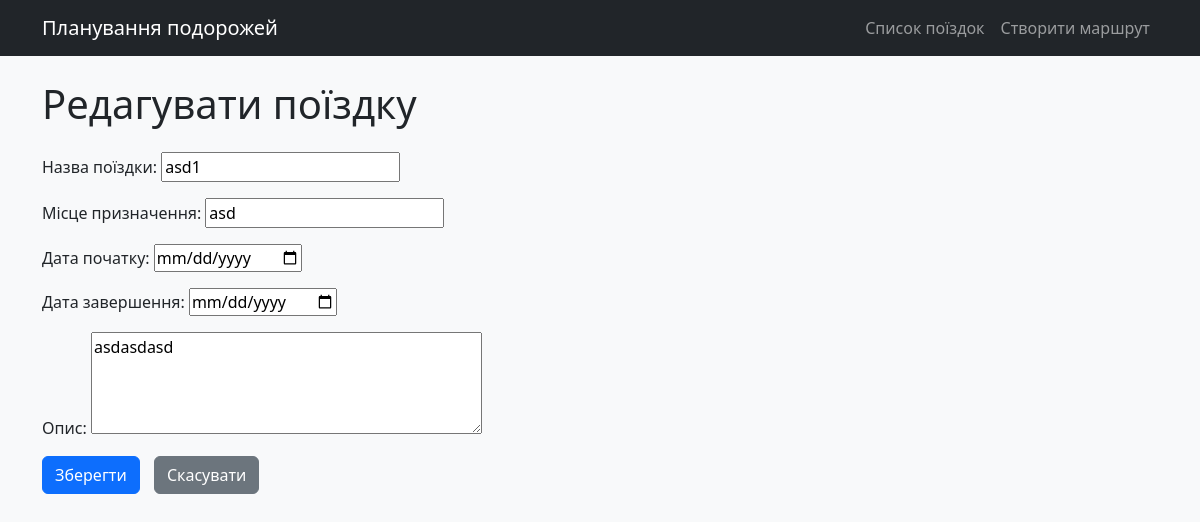
Page /edit/1/ on the committed database.
### trips/models.py (models this page shows, shortened)
class Trip(models.Model):
    title = models.CharField(max_length=100, verbose_name="Назва поїздки")
    destination = models.CharField(max_length=100, verbose_name="Місце призначення")
    start_date = models.DateField(verbose_name="Дата початку")
    end_date = models.DateField(verbose_name="Дата завершення")
    description = models.TextField(blank=True, verbose_name="Опис")
    created_at = models.DateTimeField(auto_now_add=True, verbose_name="Дата створення")
    class Meta:
        verbose_name = "Поїздка"
        verbose_name_plural = "Поїздки"

### trips/views.py (the view)
# urls.py: path('edit/<int:trip_id>/', views.edit_trip, name='edit_trip'),
def edit_trip(request, trip_id):
    trip = get_object_or_404(Trip, id=trip_id)
    if request.method == 'POST':
        form = TripForm(request.POST, instance=trip)
        if form.is_valid():
            form.save()
            messages.success(request, 'Поїздку успішно відредаговано!')
            return redirect('trips:trip_list')
        else:
            messages.error(request, 'Будь ласка, виправте помилки у формі.')
    else:
        form = TripForm(instance=trip)
    return render(request, 'trips/create_trip.html', {'form': form, 'trip': trip})

### trips/views.py (shortened to what this page needs)
class TripForm(forms.ModelForm):
    class Meta:
        model = Trip
        fields = ['title', 'destination', 'start_date', 'end_date', 'description']
        widgets = {
            'start_date': forms.DateInput(attrs={'type': 'date'}),
            'end_date': forms.DateInput(attrs={'type': 'date'}),
            'description': forms.Textarea(attrs={'rows': 4}),
        }
        labels = {
            'title': 'Назва поїздки',
            'destination': 'Місце призначення',
            'start_date': 'Дата початку',
            'end_date': 'Дата завершення',
            'description': 'Опис',
        }

### templates/trips/create_trip.html (shortened to what this page needs)
{% extends 'base.html' %}
{% load static %}
{% block content %}
    <h1 class="mb-4">{% if trip %}Редагувати поїздку{% else %}Створити маршрут{% endif %}</h1>
    <form method="post">
        <div class="mb-3">
            {{ form.title.label_tag }}
            {{ form.title }}
        </div>
        <div class="mb-3">
            {{ form.destination.label_tag }}
            {{ form.destination }}
        </div>
        <div class="mb-3">
            {{ form.start_date.label_tag }}
            {{ form.start_date }}
        </div>
        <div class="mb-3">
            {{ form.end_date.label_tag }}
            {{ form.end_date }}
        </div>
        <div class="mb-3">
            {{ form.description.label_tag }}
            {{ form.description }}
        </div>
        <button type="submit" class="btn btn-primary">Зберегти</button>
        <a href="{% url 'trips:trip_list' %}" class="btn btn-secondary">Скасувати</a>
    </form>
{% endblock %}

### static/css/style.css (style rules this page uses)
body { background-color: #f8f9fa; }
.btn { margin-right: 10px; }

### rows in the picture
Trip: title "asd1", destination "asd", description "asdasdasd"
